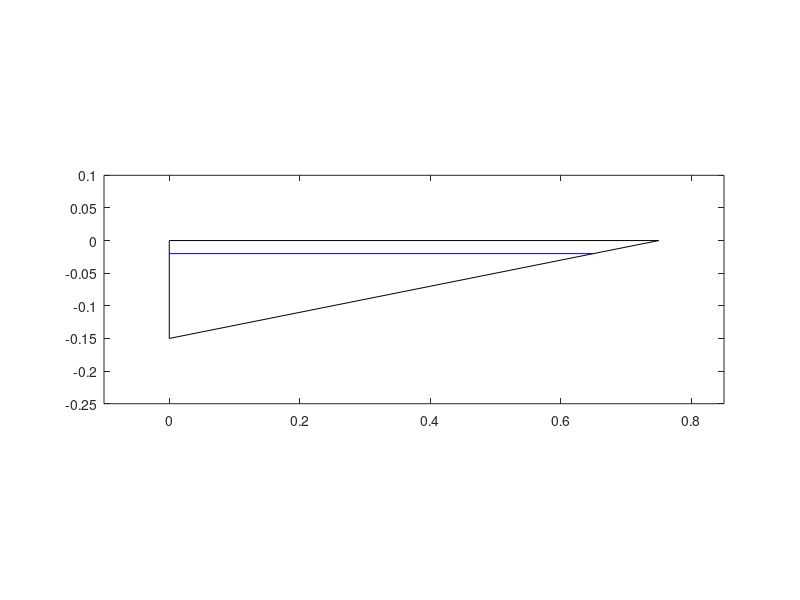

The MATLAB script that drew this image:
%test depth and slope possibilities
H = 0.15;
h1 = 0.02;
s = 0.2;
Ls = H/s;
Li = (H-h1)/s;

figure;
hold on;
plot([0 0],[-H 0],'k-');
plot([0 Ls],[-H 0],'k-');
plot([0 Ls],[0 0],'k-');
plot([0 Li],[-h1 -h1],'b');
axis image;
axis([-0.1 Ls+0.1 -H-0.1 0.1]);
box on;
hold off;